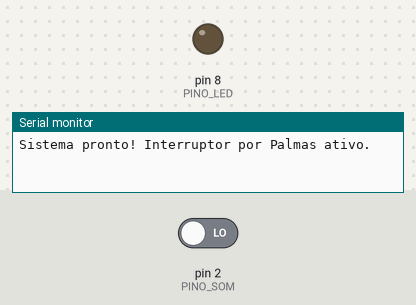
The sketch below on a simulated Arduino Uno, built with avr-gcc and run on an emulated ATmega328P. Parts: output pins drawn as LEDs (lit = HIGH), the last lines printed to the serial monitor. Dashed ring = blinking. The test bench sets the inputs (shaded band); at power-on: pin 2 (PINO_SOM) LOW.

Above: at 1.2 s.
1.3 s: pin 2 (PINO_SOM) driven HIGH
At 1.5 s:
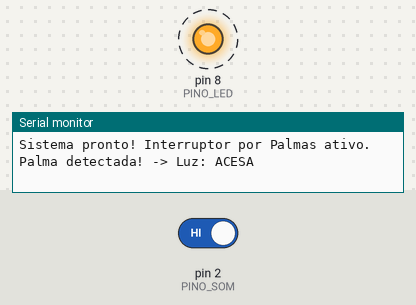
4.3 s: pin 2 (PINO_SOM) driven LOW
At 4.8 s:
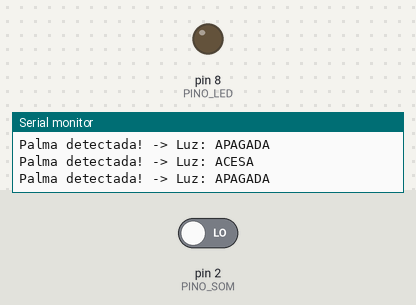
Timing chart, 0 to 7.3 s (numbered marks = the images above; inputs shaded):
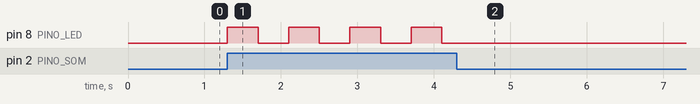

The sketch:

p31_liga_e_desliga_com_palmas.ino
```cpp
/*
 * Projeto 31: Liga e Desliga com Palmas
 * O que faz: Alterna o estado do LED no pino D8 a cada palma detectada pelo sensor de som em D2.
 * Ligações: D2 (Pino DO do sensor de som), D8 (LED via resistor 220 Ω)
 * Bibliotecas: Nenhuma biblioteca extra
 * Material: 80 Projetos Arduino
 */

const byte PINO_SOM = 2; // Saída digital DO do módulo sensor de som
const byte PINO_LED = 8; // LED indicador com resistor de 220 Ω

const unsigned long JANELA_BLOQUEIO_MS = 400; // AJUSTE AQUI: tempo para ignorar o eco da palma

bool luzAcesa = false;
unsigned long ultimaPalmaMs = 0;

void setup() {
  Serial.begin(9600);
  pinMode(PINO_SOM, INPUT);
  pinMode(PINO_LED, OUTPUT);
  digitalWrite(PINO_LED, LOW);

  Serial.println(F("Sistema pronto! Interruptor por Palmas ativo."));
}

void loop() {
  int leitura = digitalRead(PINO_SOM);

  // Detecta pulso de som respeitando a janela contra eco
  if (leitura == HIGH && (millis() - ultimaPalmaMs > JANELA_BLOQUEIO_MS)) {
    ultimaPalmaMs = millis();
    luzAcesa = !luzAcesa;
    digitalWrite(PINO_LED, luzAcesa ? HIGH : LOW);

    Serial.print(F("Palma detectada! -> Luz: "));
    Serial.println(luzAcesa ? F("ACESA") : F("APAGADA"));
  }
}
```

Measured:
- after the input at 1.3 s, pin 8 (PINO_LED): alternates HIGH for 0.40 s and LOW for 0.40 s, starting at once
- after the input at 4.3 s, pin 8 (PINO_LED): stops changing and stays LOW
